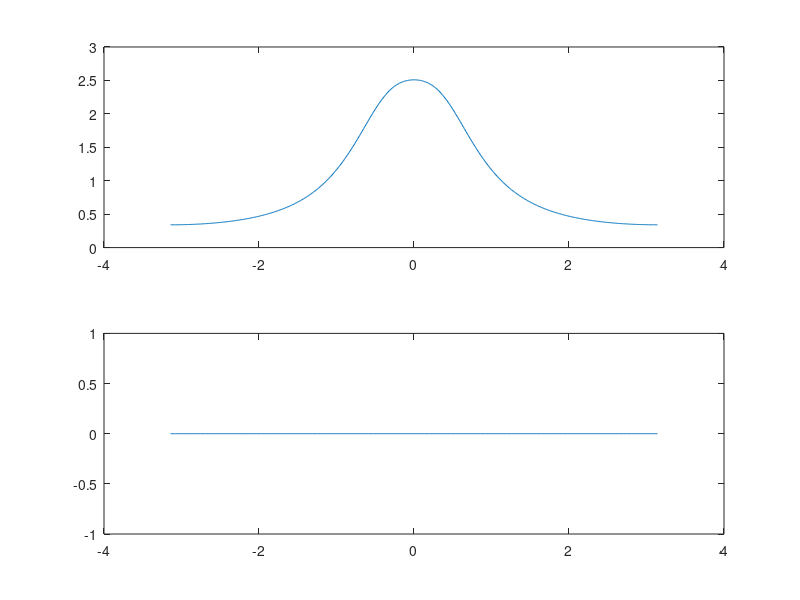

This figure's MATLAB source:
% p3_11_5

w = [-300:300]*pi/300;
H = 0.5*0.75*ones(size(w)) ./ (1.25 - cos(w-(0.1*pi)))+0.5*0.75*ones(size(w)) ./ (1.25 - cos(w+(0.1*pi)))
magH = abs(H);
angH = angle(H);

subplot(2, 1, 1); plot(w, magH);
subplot(2, 1, 2); plot(w, angH/pi*180);
